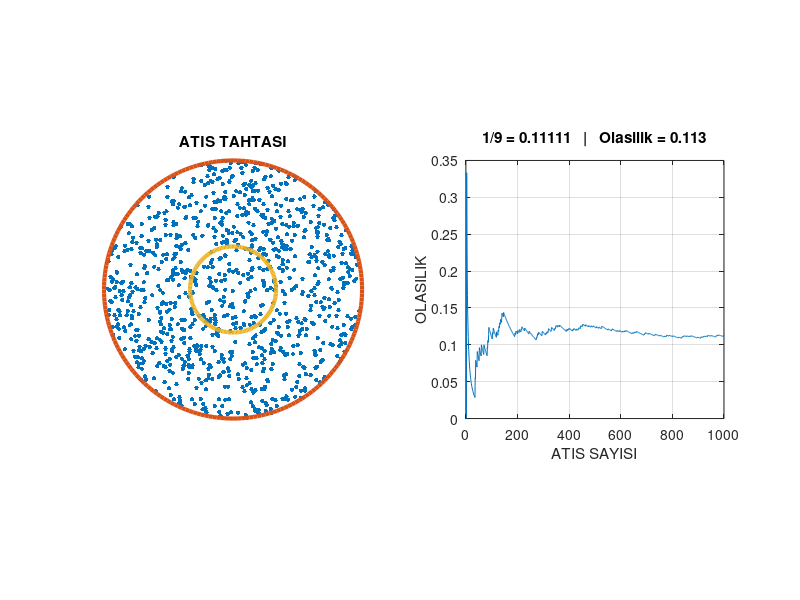

Write MATLAB code to recreate this figure.
%-----------------------------

% YAPILAN TUM ATISLARIN GOSTERIMI
atisSayisi= 1000; %yapilacak atis sayisi
R = 30; %buyuk cemberin yaricapi
xMerkez = 30; %cemberlerin merkezinin x koordinati
yMerkez = 30; %cemberlerin merkezinin y koordinati
t = 2*pi*rand(atisSayisi,1);
r = R*sqrt(rand(atisSayisi,1));
x = xMerkez + r.*cos(t); %vurulan noktalarin x koordinatlari
y = yMerkez + r.*sin(t); %vurulan noktalarin y koordinatlari
subplot(1,2,1),plot(x,y,'.', 'MarkerSize', 10) %atislari cizdirme
title('ATIS TAHTASI');
%xlabel('x-ekseni');
%ylabel('y-ekseni');
%axis square;
hold on;

th=0:pi/100:2*pi;

% BUYUK CEMBER CIZIMI
a=R*cos(th)+xMerkez;
b=R*sin(th)+yMerkez;
subplot(1,2,1),plot(a,b,'LineWidth',3);
hold on;

% KUCUK CEMBER CIZIMI
rr=10; %kucuk cemberin yaricapi
s=rr*cos(th)+xMerkez;
k=rr*sin(th)+yMerkez;
subplot(1,2,1),plot(s,k,'LineWidth',3);
grid on;
axis square off;

vurdu=0;
atis=1:atisSayisi;
for i=1:atisSayisi
if (sqrt((x(i)-30)^2+(y(i)-30)^2)<=10)
%atis ve merkez koordinatlari ile noktanin merkeze uzakligi hesaplama
vurdu=vurdu+1;
end
olasilik(i)=vurdu/i;
end

% OLASILIK-ATIS SAYISI TABLOSU
subplot(1,2,2),plot(atis,olasilik); 
title(['1/9 = ' num2str(1/9) '   |   ' 'Olasilik = ' num2str(olasilik(atisSayisi))]);
xlabel('ATIS SAYISI');
ylabel('OLASILIK');
grid on;
axis square;
